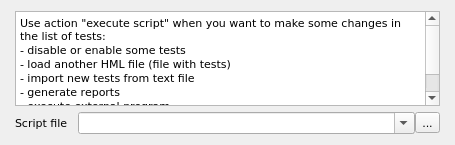
<?xml version="1.0" encoding="UTF-8"?>
<ui version="4.0">
 <class>RunHmsScriptWidget</class>
 <widget class="QWidget" name="RunHmsScriptWidget">
  <property name="geometry">
   <rect>
    <x>0</x>
    <y>0</y>
    <width>455</width>
    <height>145</height>
   </rect>
  </property>
  <property name="font">
   <font>
    <family>DejaVu Sans</family>
    <pointsize>8</pointsize>
   </font>
  </property>
  <property name="windowTitle">
   <string>Form</string>
  </property>
  <layout class="QVBoxLayout" name="verticalLayout">
   <property name="leftMargin">
    <number>15</number>
   </property>
   <property name="rightMargin">
    <number>15</number>
   </property>
   <item>
    <widget class="QPlainTextEdit" name="txtRunHmsDescription">
     <property name="readOnly">
      <bool>true</bool>
     </property>
     <property name="plainText">
      <string>Use action &quot;execute script&quot; when you want to make some changes in the list of tests:
- disable or enable some tests
- load another HML file (file with tests)
- import new tests from text file
- generate reports
- execute external program
- etc</string>
     </property>
    </widget>
   </item>
   <item>
    <layout class="QHBoxLayout" name="horizontalLayout_2">
     <property name="spacing">
      <number>10</number>
     </property>
     <item>
      <widget class="QLabel" name="lblScriptFile">
       <property name="sizePolicy">
        <sizepolicy hsizetype="Maximum" vsizetype="Preferred">
         <horstretch>0</horstretch>
         <verstretch>0</verstretch>
        </sizepolicy>
       </property>
       <property name="text">
        <string>Script file</string>
       </property>
       <property name="buddy">
        <cstring>cmbScriptFile</cstring>
       </property>
      </widget>
     </item>
     <item>
      <layout class="QHBoxLayout" name="horizontalLayout">
       <property name="spacing">
        <number>0</number>
       </property>
       <item>
        <widget class="QComboBox" name="cmbScriptFile">
         <property name="sizePolicy">
          <sizepolicy hsizetype="Preferred" vsizetype="Preferred">
           <horstretch>0</horstretch>
           <verstretch>0</verstretch>
          </sizepolicy>
         </property>
         <property name="editable">
          <bool>true</bool>
         </property>
        </widget>
       </item>
       <item>
        <widget class="QToolButton" name="toolButton">
         <property name="text">
          <string>...</string>
         </property>
         <property name="icon">
          <iconset resource="../../qHostMonitor.qrc">
           <normaloff>:/img/open.png</normaloff>:/img/open.png</iconset>
         </property>
         <property name="iconSize">
          <size>
           <width>16</width>
           <height>16</height>
          </size>
         </property>
        </widget>
       </item>
      </layout>
     </item>
    </layout>
   </item>
  </layout>
 </widget>
 <resources>
  <include location="../../qHostMonitor.qrc"/>
  <include location="../../qHostMonitor.qrc"/>
 </resources>
 <connections/>
</ui>
